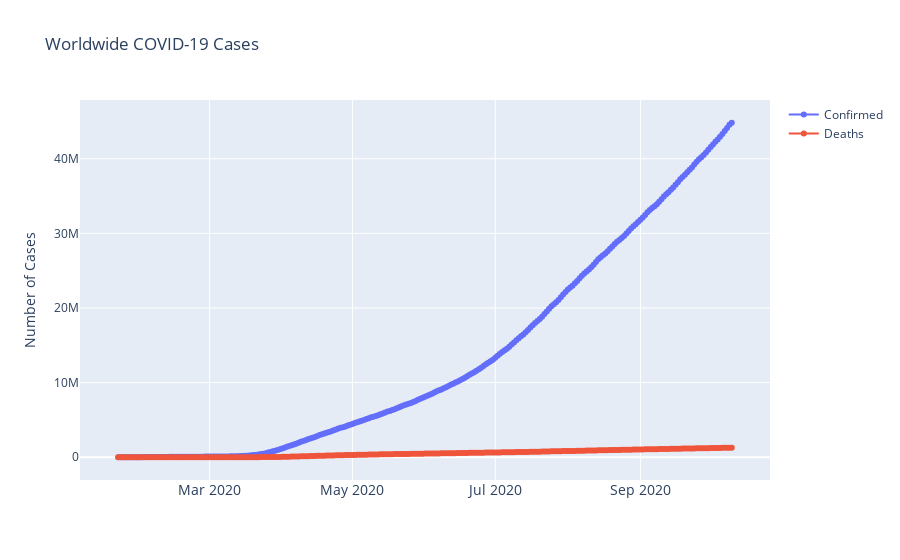

The cell this chart's notebook holds for it:
### Code cell
fig = go.Figure()
fig.add_trace(go.Scatter(x=confirmed['Date'], y=confirmed['Confirmed'], mode='lines+markers', name ='Confirmed'))
fig.add_trace(go.Scatter(x=deaths['Date'], y=deaths['Deaths'], mode='lines+markers', name ='Deaths'))
fig.update_layout(title = 'Worldwide COVID-19 Cases', xaxis_tickfont_size=14, yaxis_title='Number of Cases')
fig.show()

### Figure 1 — Plotly figure (JSON) as saved in the notebook; plotly's stock layout.template omitted (floating-point values rounded to 4 significant figures; data arrays with more than 128 entries replaced by an {"elided": "..."} marker saying what was removed)
{"data": [{"mode": "lines+markers", "name": "Confirmed", "type": "scatter", "x": {"elided": "263 str values"}, "y": {"elided": "263 int values"}}, {"mode": "lines+markers", "name": "Deaths", "type": "scatter", "x": {"elided": "263 str values"}, "y": {"elided": "263 int values"}}], "layout": {"title": {"text": "Worldwide COVID-19 Cases"}, "xaxis": {"tickfont": {"size": 14}}, "yaxis": {"title": {"text": "Number of Cases"}}}}
